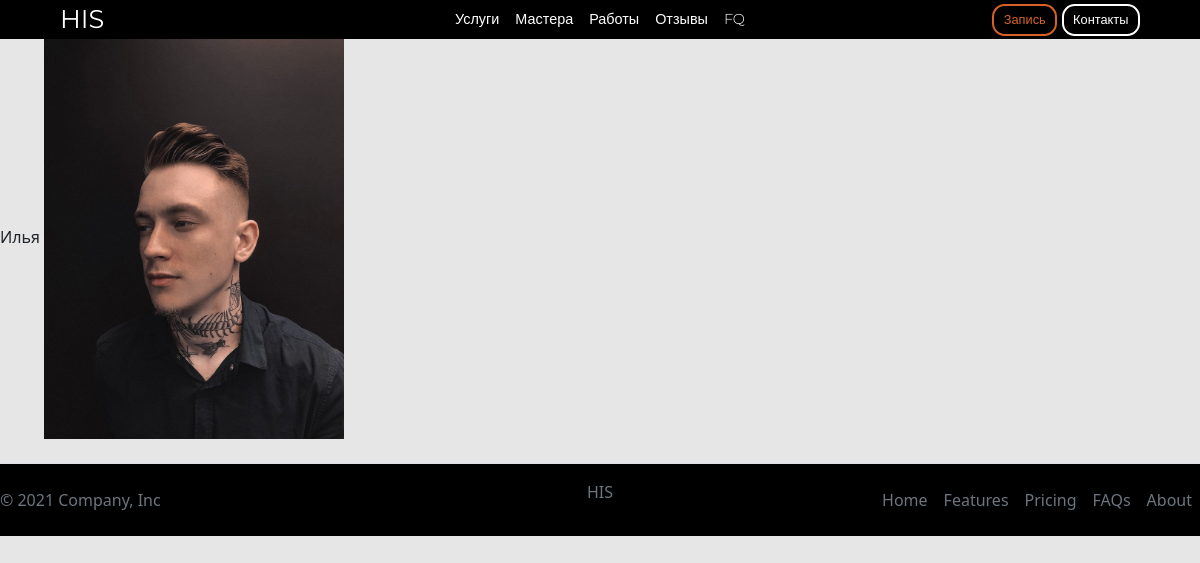
Page /barber/Usov/ on the committed database.
### mainapp/models.py (models this page shows, shortened)
class Barber(models.Model):
    image = models.ImageField(verbose_name='Аватарка')
    firstName = models.CharField(max_length=30, verbose_name='Имя')
    lastName = models.CharField(max_length=30, verbose_name='Фамилия')
    slug = models.SlugField(unique=True)

class GalaryHairstyle(models.Model):
    barber = models.ForeignKey(Barber, on_delete=models.CASCADE, verbose_name = 'Барбер', related_name='galary')
    chek = models.BooleanField(default=False)
    image = models.ImageField(verbose_name='Фото')

### mainapp/views.py (the view)
# urls.py: path('barber/<str:slug>/', BarberView.get, name='barber_detail'),
    def get(request, slug):
        barber= get_object_or_404(Barber, slug=slug)
        context = {
            "barber":barber
        }
        return render(request, 'barber.html', context)

### mainapp/templates/barber.html
{% extends 'base.html' %}
{% load static %}
{% block content %}
  <header class="d-flex flex-wrap align-items-center justify-content-center justify-content-md-between py-1 mb-0 bg-black sticky-top">
    <a href="/" class="d-flex align-items-center col-md-3 mb-md-0 text-decoration-none">
      <h3 class="nav-logo">HIS</h3>
    </a>
    <ul class="nav col-12 col-md-auto mb-2 justify-content-center mb-md-0">
      <li><a href="#menu" class="nav-link-lo">Услуги</a></li>
      <li><a href="#" class="nav-link-lo">Мастера</a></li>
      <li><a href="#" class="nav-link-lo">Работы</a></li>
      <li><a href="#" class="nav-link-lo">Отзывы</a></li>
      <li><a href="#fq" class="nav-link-lo">FQ</a></li>
    </ul>
    <div class="col-md-3 text-end head-btn">
      <a class="btn-navbar sp-color-white">Запись</a>
      <a class="btn-navbar white-color-sp">Контакты</a>
    </div>
  </header>
  {{barber.firstName}}
  {% for item in barber.galary.all %}
    <img src="{{item.image.url}}" alt="" width="300">
  {% endfor %}
{% endblock %}

### static/css/style.css (style rules this page uses)
:root { --sp-color:#D66228; --bg:#E6E6E6; }
body { background: var(--bg); }

### static/css/style-navbar.css (style rules this page uses)
header { font-family: 'Montserrat', sans-serif; padding: 1rem 5%; }
h3.nav-logo { margin: 0; color:#fff; align-items: center; font-size: 1.6rem; font-weight: 400; }
a.nav-link-lo { text-decoration: none; padding: 0 0.5rem; font-size: .9rem; color:#fff; font-weight: 300; }
.btn-navbar { padding: .4rem .6rem; text-decoration: none; font-size: .8rem; color: #000; border: .13rem solid #000; border-radius: .8rem; }
.btn-navbar.sp-color-white { color: var(--sp-color); border-color: var(--sp-color); }
.btn-navbar.white-color-sp { color: #fff; border-color: #fff; }

### rows in the picture
Barber: firstName "Илья"
GalaryHairstyle: image (picture)
